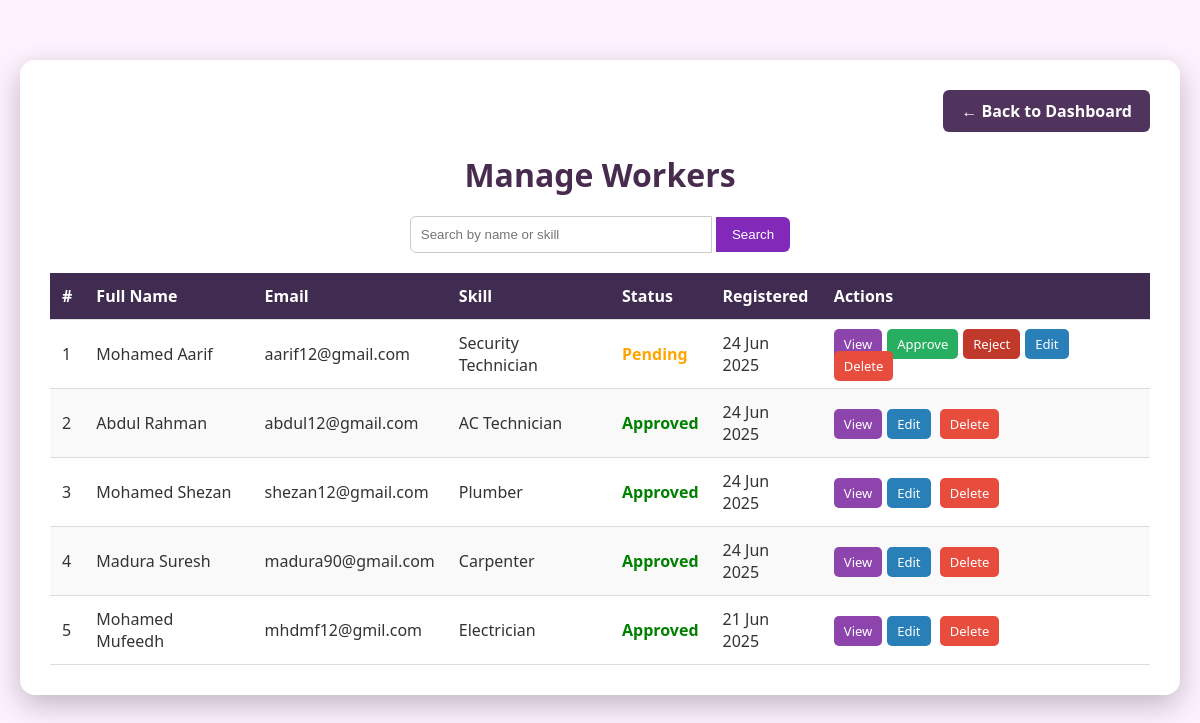
The page /ManageWorkers.php (signed in) on the database its author committed.
### tables this page shows
CREATE TABLE `workers` (
  `worker_id` int(11) NOT NULL,
  `fullname` varchar(100) NOT NULL,
  `email` varchar(100) NOT NULL,
  `phone` varchar(20) NOT NULL,
  `address` varchar(255) NOT NULL,
  `skill` varchar(50) NOT NULL,
  `profile_picture` varchar(255) DEFAULT NULL,
  `password` varchar(255) NOT NULL,
  `status` enum('Pending','Approved','Rejected') DEFAULT 'Pending',
  `created_at` timestamp NOT NULL DEFAULT current_timestamp(),
  `availability` varchar(100) DEFAULT NULL,
  `working_hours` varchar(100) DEFAULT NULL
);

### ManageWorkers.php (the view, shortened to what this page needs)
<?php
$host = "localhost";
$user = "root";
$pass = "";
$db = "home_service_db";
$conn = new mysqli($host, $user, $pass, $db);
$search = "";
if (isset($_GET['search'])) {
    $search = trim($_GET['search']);
    $stmt = $conn->prepare("SELECT * FROM workers WHERE fullname LIKE CONCAT('%', ?, '%') OR skill LIKE CONCAT('%', ?, '%') ORDER BY created_at DESC");
    $stmt->bind_param("ss", $search, $search);
} else {
    $stmt = $conn->prepare("SELECT * FROM workers ORDER BY created_at DESC");
}
$stmt->execute();
$result = $stmt->get_result();
?>
<!DOCTYPE html>
<html>
<head>
</head>
<body>
<div class="container">
    <div class="top-btns">
        <a href="AdminDashboard1.php">← Back to Dashboard</a>
    </div>
    <h1>Manage Workers</h1>
    <div class="search-bar">
        <form method="GET" action="ManageWorkers.php">
            <input type="text" name="search" placeholder="Search by name or skill" value="<?= htmlspecialchars($search) ?>">
            <button type="submit">Search</button>
        </form>
    </div>
    <table>
        <thead>
            <tr>
                <th>#</th>
                <th>Full Name</th>
                <th>Email</th>
                <th>Skill</th>
                <th>Status</th>
                <th>Registered</th>
                <th>Actions</th>
            </tr>
        </thead>
        <tbody>
        <?php
        $count = 1;
        if ($result->num_rows > 0) {
            while ($row = $result->fetch_assoc()) {
                $statusClass = ($row['status'] === 'Approved') ? "status-approved" : "status-pending";
                echo "<tr>
                    <td>{$count}</td>
                    <td>" . htmlspecialchars($row['fullname']) . "</td>
                    <td>" . htmlspecialchars($row['email']) . "</td>
                    <td>" . htmlspecialchars($row['skill']) . "</td>
                    <td class='$statusClass'>" . ucfirst($row['status']) . "</td>
                    <td>" . date('d M Y', strtotime($row['created_at'])) . "</td>
                    <td class='action-btns'>
                        <a class='view-btn' href='#' onclick='viewProfile(" . $row['worker_id'] . ")'>View</a>";
                if ($row['status'] === 'Pending') {
                    echo "<a class='approve-btn' href='WorkerAction.php?action=approve&worker_id={$row['worker_id']}'>Approve</a>";
                    echo "<a class='reject-btn' href='WorkerAction.php?action=reject&worker_id={$row['worker_id']}' onclick=\"return confirm('Reject and delete this worker?');\">Reject</a>";
                }
                echo "<a class='edit-btn' href='WorkerAction.php?action=edit&worker_id={$row['worker_id']}'>Edit</a>
                      <a class='delete-btn' href='WorkerAction.php?action=delete&worker_id={$row['worker_id']}' onclick=\"return confirm('Are you sure you want to delete this worker?');\">Delete</a>
                    </td>
                </tr>";
                $count++;
            }
        } else {
            echo "<tr><td colspan='7'>No workers found.</td></tr>";
        }
        ?>
        </tbody>
    </table>
</div>
</body>
</html>

### ManageWorkers.php (style rules this page uses)
body { margin: 0; font-family: 'Segoe UI', Tahoma, Geneva, Verdana, sans-serif; background-color:rgb(254, 242, 255); background-size: cover; color: #333; animation: fadeIn 1s ease-in; }
.container { max-width: 1100px; margin: 60px auto; background: rgba(255, 255, 255, 0.97); padding: 30px; border-radius: 15px; box-shadow: 0 10px 30px rgba(0, 0, 0, 0.25); animation: fadeIn 1.2s ease-in-out; }
h1 { text-align: center; color:rgb(72, 44, 80); margin-bottom: 20px; }
.search-bar { display: flex; justify-content: center; margin-bottom: 20px; }
.search-bar input[type="text"] { padding: 10px; width: 280px; border-radius: 6px 0 0 6px; border: 1px solid #ccc; }
.search-bar button { padding: 10px 16px; border: none; background-color:rgb(130, 41, 185); color: white; border-radius: 0 6px 6px 0; cursor: pointer; transition: background 0.3s; }
table { width: 100%; border-collapse: collapse; margin-top: 15px; }
th, td { padding: 12px; text-align: left; border-bottom: 1px solid #ddd; }
th { background-color:rgb(64, 44, 80); color: #fff; }
tr:nth-child(even) { background-color: #f9f9f9; }
.action-btns a { padding: 6px 10px; border-radius: 5px; font-size: 13px; margin-right: 5px; color: #fff; text-decoration: none; transition: all 0.3s ease; }
.view-btn { background-color: #8e44ad; }
.edit-btn { background-color: #2980b9; }
.delete-btn { background-color: #e74c3c; }
.approve-btn { background-color: #27ae60; }
.reject-btn { background-color: #c0392b; }
.status-approved { color: green; font-weight: bold; }
.status-pending { color: orange; font-weight: bold; }
.top-btns { display: flex; justify-content: flex-end; margin-bottom: 10px; }
.top-btns a { background-color:rgb(80, 52, 94); color: white; padding: 10px 18px; border-radius: 6px; text-decoration: none; font-weight: bold; transition: background-color 0.3s, transform 0.2s; }

### rows shown on the page
workers: fullname "Mohamed Aarif", email "aarif12@gmail.com", skill "Security Technician", status "Pending", created_at "24 Jun 2025"
workers: fullname "Abdul Rahman", email "abdul12@gmail.com", skill "AC Technician", status "Approved", created_at "24 Jun 2025"
workers: fullname "Mohamed Shezan", email "shezan12@gmail.com", skill "Plumber", status "Approved", created_at "24 Jun 2025"
workers: fullname "Madura Suresh", email "madura90@gmail.com", skill "Carpenter", status "Approved", created_at "24 Jun 2025"
workers: fullname "Mohamed Mufeedh", email "mhdmf12@gmil.com", skill "Electrician", status "Approved", created_at "21 Jun 2025"
